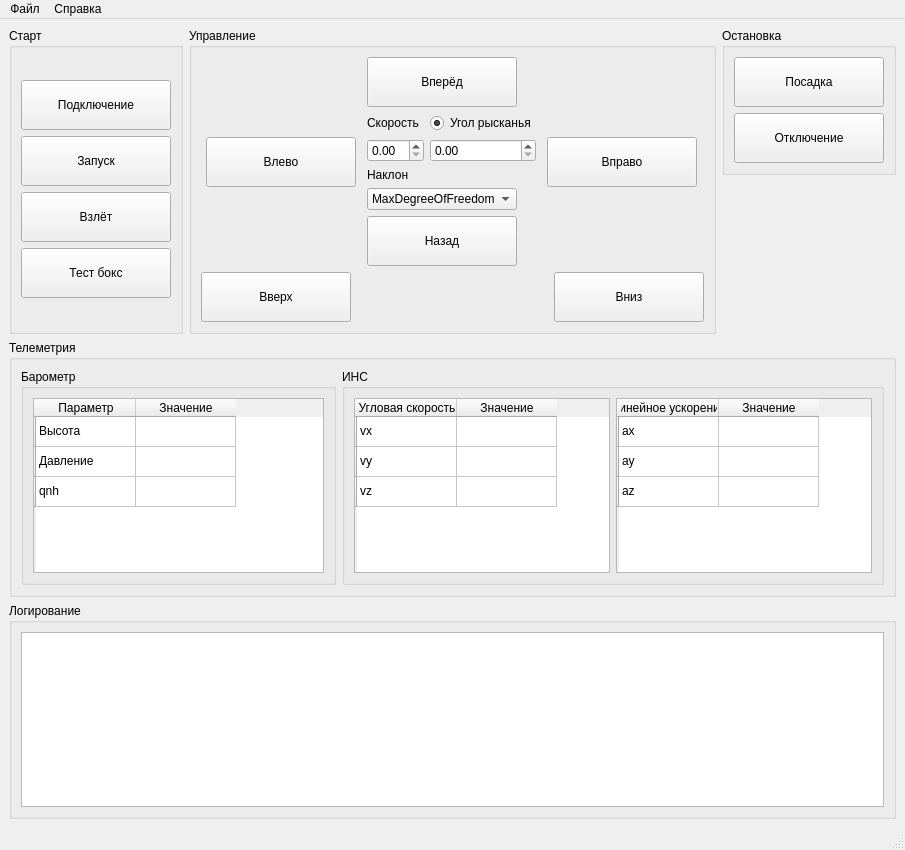
<?xml version="1.0" encoding="UTF-8"?>
<ui version="4.0">
 <class>MainWindow</class>
 <widget class="QMainWindow" name="MainWindow">
  <property name="geometry">
   <rect>
    <x>0</x>
    <y>0</y>
    <width>905</width>
    <height>850</height>
   </rect>
  </property>
  <property name="windowTitle">
   <string>Управление дроном</string>
  </property>
  <widget class="QWidget" name="centralwidget">
   <layout class="QVBoxLayout" name="verticalLayout_17">
    <item>
     <layout class="QHBoxLayout" name="horizontalLayout_4">
      <item>
       <widget class="QGroupBox" name="groupBox">
        <property name="title">
         <string>Старт</string>
        </property>
        <layout class="QVBoxLayout" name="verticalLayout_3">
         <item>
          <layout class="QVBoxLayout" name="verticalLayout">
           <item>
            <widget class="QPushButton" name="pBtnConnect">
             <property name="minimumSize">
              <size>
               <width>150</width>
               <height>50</height>
              </size>
             </property>
             <property name="maximumSize">
              <size>
               <width>150</width>
               <height>50</height>
              </size>
             </property>
             <property name="text">
              <string>Подключение</string>
             </property>
            </widget>
           </item>
           <item>
            <widget class="QPushButton" name="pBtnArm">
             <property name="minimumSize">
              <size>
               <width>150</width>
               <height>50</height>
              </size>
             </property>
             <property name="maximumSize">
              <size>
               <width>150</width>
               <height>50</height>
              </size>
             </property>
             <property name="text">
              <string>Запуск</string>
             </property>
            </widget>
           </item>
           <item>
            <widget class="QPushButton" name="pBtnTakeOff">
             <property name="minimumSize">
              <size>
               <width>150</width>
               <height>50</height>
              </size>
             </property>
             <property name="maximumSize">
              <size>
               <width>150</width>
               <height>50</height>
              </size>
             </property>
             <property name="text">
              <string>Взлёт</string>
             </property>
            </widget>
           </item>
           <item>
            <widget class="QPushButton" name="pBtnTestBox">
             <property name="minimumSize">
              <size>
               <width>150</width>
               <height>50</height>
              </size>
             </property>
             <property name="maximumSize">
              <size>
               <width>150</width>
               <height>50</height>
              </size>
             </property>
             <property name="text">
              <string>Тест бокс</string>
             </property>
            </widget>
           </item>
          </layout>
         </item>
        </layout>
       </widget>
      </item>
      <item>
       <widget class="QGroupBox" name="groupBox_3">
        <property name="title">
         <string>Управление</string>
        </property>
        <layout class="QVBoxLayout" name="verticalLayout_16">
         <item>
          <layout class="QHBoxLayout" name="horizontalLayout_3">
           <item>
            <layout class="QVBoxLayout" name="verticalLayout_6">
             <item>
              <spacer name="verticalSpacer_6">
               <property name="orientation">
                <enum>Qt::Vertical</enum>
               </property>
               <property name="sizeHint" stdset="0">
                <size>
                 <width>20</width>
                 <height>40</height>
                </size>
               </property>
              </spacer>
             </item>
             <item>
              <widget class="QPushButton" name="pBtnLeft">
               <property name="minimumSize">
                <size>
                 <width>150</width>
                 <height>50</height>
                </size>
               </property>
               <property name="maximumSize">
                <size>
                 <width>150</width>
                 <height>50</height>
                </size>
               </property>
               <property name="text">
                <string>Влево</string>
               </property>
              </widget>
             </item>
             <item>
              <spacer name="verticalSpacer_5">
               <property name="orientation">
                <enum>Qt::Vertical</enum>
               </property>
               <property name="sizeHint" stdset="0">
                <size>
                 <width>20</width>
                 <height>40</height>
                </size>
               </property>
              </spacer>
             </item>
            </layout>
           </item>
           <item>
            <layout class="QVBoxLayout" name="verticalLayout_15">
             <item>
              <widget class="QPushButton" name="pBtnForward">
               <property name="minimumSize">
                <size>
                 <width>150</width>
                 <height>50</height>
                </size>
               </property>
               <property name="maximumSize">
                <size>
                 <width>150</width>
                 <height>50</height>
                </size>
               </property>
               <property name="text">
                <string>Вперёд</string>
               </property>
              </widget>
             </item>
             <item>
              <layout class="QVBoxLayout" name="verticalLayout_14">
               <item>
                <layout class="QHBoxLayout" name="horizontalLayout_2">
                 <item>
                  <layout class="QVBoxLayout" name="verticalLayout_5">
                   <item>
                    <widget class="QLabel" name="label">
                     <property name="text">
                      <string>Скорость</string>
                     </property>
                    </widget>
                   </item>
                   <item>
                    <widget class="QDoubleSpinBox" name="sbSpeed"/>
                   </item>
                  </layout>
                 </item>
                 <item>
                  <layout class="QVBoxLayout" name="verticalLayout_13">
                   <item>
                    <widget class="QRadioButton" name="rbYaw">
                     <property name="text">
                      <string>Угол рысканья</string>
                     </property>
                     <property name="checked">
                      <bool>true</bool>
                     </property>
                    </widget>
                   </item>
                   <item>
                    <widget class="QDoubleSpinBox" name="sbYaw"/>
                   </item>
                  </layout>
                 </item>
                </layout>
               </item>
               <item>
                <layout class="QVBoxLayout" name="verticalLayout_12">
                 <item>
                  <widget class="QLabel" name="label_2">
                   <property name="text">
                    <string>Наклон</string>
                   </property>
                  </widget>
                 </item>
                 <item>
                  <widget class="QComboBox" name="cBoxDrivetrainType">
                   <property name="minimumSize">
                    <size>
                     <width>150</width>
                     <height>22</height>
                    </size>
                   </property>
                   <property name="maximumSize">
                    <size>
                     <width>150</width>
                     <height>22</height>
                    </size>
                   </property>
                   <item>
                    <property name="text">
                     <string>MaxDegreeOfFreedom</string>
                    </property>
                   </item>
                   <item>
                    <property name="text">
                     <string>ForwardOnly</string>
                    </property>
                   </item>
                  </widget>
                 </item>
                </layout>
               </item>
              </layout>
             </item>
             <item>
              <widget class="QPushButton" name="pBtnBack">
               <property name="minimumSize">
                <size>
                 <width>150</width>
                 <height>50</height>
                </size>
               </property>
               <property name="maximumSize">
                <size>
                 <width>150</width>
                 <height>50</height>
                </size>
               </property>
               <property name="text">
                <string>Назад</string>
               </property>
              </widget>
             </item>
            </layout>
           </item>
           <item>
            <layout class="QVBoxLayout" name="verticalLayout_7">
             <item>
              <spacer name="verticalSpacer_2">
               <property name="orientation">
                <enum>Qt::Vertical</enum>
               </property>
               <property name="sizeHint" stdset="0">
                <size>
                 <width>20</width>
                 <height>40</height>
                </size>
               </property>
              </spacer>
             </item>
             <item>
              <widget class="QPushButton" name="pBtnRight">
               <property name="minimumSize">
                <size>
                 <width>150</width>
                 <height>50</height>
                </size>
               </property>
               <property name="maximumSize">
                <size>
                 <width>150</width>
                 <height>50</height>
                </size>
               </property>
               <property name="text">
                <string>Вправо</string>
               </property>
              </widget>
             </item>
             <item>
              <spacer name="verticalSpacer_4">
               <property name="orientation">
                <enum>Qt::Vertical</enum>
               </property>
               <property name="sizeHint" stdset="0">
                <size>
                 <width>20</width>
                 <height>40</height>
                </size>
               </property>
              </spacer>
             </item>
            </layout>
           </item>
          </layout>
         </item>
         <item>
          <layout class="QHBoxLayout" name="horizontalLayout">
           <item>
            <widget class="QPushButton" name="pBtnUp">
             <property name="minimumSize">
              <size>
               <width>150</width>
               <height>50</height>
              </size>
             </property>
             <property name="maximumSize">
              <size>
               <width>150</width>
               <height>50</height>
              </size>
             </property>
             <property name="text">
              <string>Вверх</string>
             </property>
            </widget>
           </item>
           <item>
            <spacer name="horizontalSpacer">
             <property name="orientation">
              <enum>Qt::Horizontal</enum>
             </property>
             <property name="sizeHint" stdset="0">
              <size>
               <width>40</width>
               <height>20</height>
              </size>
             </property>
            </spacer>
           </item>
           <item>
            <widget class="QPushButton" name="pBtnDown">
             <property name="minimumSize">
              <size>
               <width>150</width>
               <height>50</height>
              </size>
             </property>
             <property name="maximumSize">
              <size>
               <width>150</width>
               <height>50</height>
              </size>
             </property>
             <property name="text">
              <string>Вниз</string>
             </property>
            </widget>
           </item>
          </layout>
         </item>
        </layout>
       </widget>
      </item>
      <item>
       <layout class="QVBoxLayout" name="verticalLayout_8">
        <item>
         <widget class="QGroupBox" name="groupBox_2">
          <property name="title">
           <string>Остановка</string>
          </property>
          <layout class="QVBoxLayout" name="verticalLayout_4">
           <item>
            <layout class="QVBoxLayout" name="verticalLayout_2">
             <item>
              <widget class="QPushButton" name="pBtnLanding">
               <property name="minimumSize">
                <size>
                 <width>150</width>
                 <height>50</height>
                </size>
               </property>
               <property name="maximumSize">
                <size>
                 <width>150</width>
                 <height>50</height>
                </size>
               </property>
               <property name="text">
                <string>Посадка</string>
               </property>
              </widget>
             </item>
             <item>
              <widget class="QPushButton" name="pBtnDisArm">
               <property name="minimumSize">
                <size>
                 <width>150</width>
                 <height>50</height>
                </size>
               </property>
               <property name="maximumSize">
                <size>
                 <width>150</width>
                 <height>50</height>
                </size>
               </property>
               <property name="text">
                <string>Отключение</string>
               </property>
              </widget>
             </item>
            </layout>
           </item>
          </layout>
         </widget>
        </item>
        <item>
         <spacer name="verticalSpacer_3">
          <property name="orientation">
           <enum>Qt::Vertical</enum>
          </property>
          <property name="sizeHint" stdset="0">
           <size>
            <width>20</width>
            <height>40</height>
           </size>
          </property>
         </spacer>
        </item>
       </layout>
      </item>
     </layout>
    </item>
    <item>
     <widget class="QGroupBox" name="groupBox_5">
      <property name="title">
       <string>Телеметрия</string>
      </property>
      <layout class="QVBoxLayout" name="verticalLayout_11">
       <item>
        <layout class="QHBoxLayout" name="horizontalLayout_6">
         <item>
          <widget class="QGroupBox" name="groupBox_6">
           <property name="title">
            <string>Барометр</string>
           </property>
           <layout class="QVBoxLayout" name="verticalLayout_10">
            <item>
             <widget class="QTableWidget" name="twBarometer">
              <row>
               <property name="text">
                <string/>
               </property>
              </row>
              <row>
               <property name="text">
                <string/>
               </property>
              </row>
              <row>
               <property name="text">
                <string/>
               </property>
              </row>
              <column>
               <property name="text">
                <string>Параметр</string>
               </property>
              </column>
              <column>
               <property name="text">
                <string>Значение</string>
               </property>
              </column>
              <item row="0" column="0">
               <property name="text">
                <string>Высота</string>
               </property>
              </item>
              <item row="1" column="0">
               <property name="text">
                <string>Давление</string>
               </property>
              </item>
              <item row="2" column="0">
               <property name="text">
                <string>qnh</string>
               </property>
              </item>
             </widget>
            </item>
           </layout>
          </widget>
         </item>
         <item>
          <widget class="QGroupBox" name="groupBox_7">
           <property name="title">
            <string>ИНС</string>
           </property>
           <layout class="QHBoxLayout" name="horizontalLayout_5">
            <item>
             <widget class="QTableWidget" name="twAngularVel">
              <row>
               <property name="text">
                <string/>
               </property>
              </row>
              <row>
               <property name="text">
                <string/>
               </property>
              </row>
              <row>
               <property name="text">
                <string/>
               </property>
              </row>
              <column>
               <property name="text">
                <string>Угловая скорость</string>
               </property>
              </column>
              <column>
               <property name="text">
                <string>Значение</string>
               </property>
              </column>
              <item row="0" column="0">
               <property name="text">
                <string>vx</string>
               </property>
              </item>
              <item row="1" column="0">
               <property name="text">
                <string>vy</string>
               </property>
              </item>
              <item row="2" column="0">
               <property name="text">
                <string>vz</string>
               </property>
              </item>
             </widget>
            </item>
            <item>
             <widget class="QTableWidget" name="twLinearAccel">
              <row>
               <property name="text">
                <string/>
               </property>
              </row>
              <row>
               <property name="text">
                <string/>
               </property>
              </row>
              <row>
               <property name="text">
                <string/>
               </property>
              </row>
              <column>
               <property name="text">
                <string>Линейное ускорение</string>
               </property>
              </column>
              <column>
               <property name="text">
                <string>Значение</string>
               </property>
              </column>
              <item row="0" column="0">
               <property name="text">
                <string>ax</string>
               </property>
              </item>
              <item row="1" column="0">
               <property name="text">
                <string>ay</string>
               </property>
              </item>
              <item row="2" column="0">
               <property name="text">
                <string>az</string>
               </property>
              </item>
             </widget>
            </item>
           </layout>
          </widget>
         </item>
        </layout>
       </item>
      </layout>
     </widget>
    </item>
    <item>
     <widget class="QGroupBox" name="groupBox_4">
      <property name="title">
       <string>Логирование</string>
      </property>
      <layout class="QVBoxLayout" name="verticalLayout_9">
       <item>
        <widget class="QTextEdit" name="teLog"/>
       </item>
      </layout>
     </widget>
    </item>
   </layout>
  </widget>
  <widget class="QMenuBar" name="menubar">
   <property name="geometry">
    <rect>
     <x>0</x>
     <y>0</y>
     <width>905</width>
     <height>21</height>
    </rect>
   </property>
   <widget class="QMenu" name="menu">
    <property name="title">
     <string>Файл</string>
    </property>
    <addaction name="actionExit"/>
   </widget>
   <widget class="QMenu" name="menu_2">
    <property name="title">
     <string>Справка</string>
    </property>
    <addaction name="actionAbout"/>
   </widget>
   <addaction name="menu"/>
   <addaction name="menu_2"/>
  </widget>
  <widget class="QStatusBar" name="statusbar"/>
  <action name="actionExit">
   <property name="text">
    <string>Выход</string>
   </property>
  </action>
  <action name="actionAbout">
   <property name="text">
    <string>О программе</string>
   </property>
  </action>
 </widget>
 <resources/>
 <connections/>
 <designerdata>
  <property name="gridDeltaX">
   <number>4</number>
  </property>
  <property name="gridDeltaY">
   <number>4</number>
  </property>
  <property name="gridSnapX">
   <bool>true</bool>
  </property>
  <property name="gridSnapY">
   <bool>true</bool>
  </property>
  <property name="gridVisible">
   <bool>true</bool>
  </property>
 </designerdata>
</ui>
